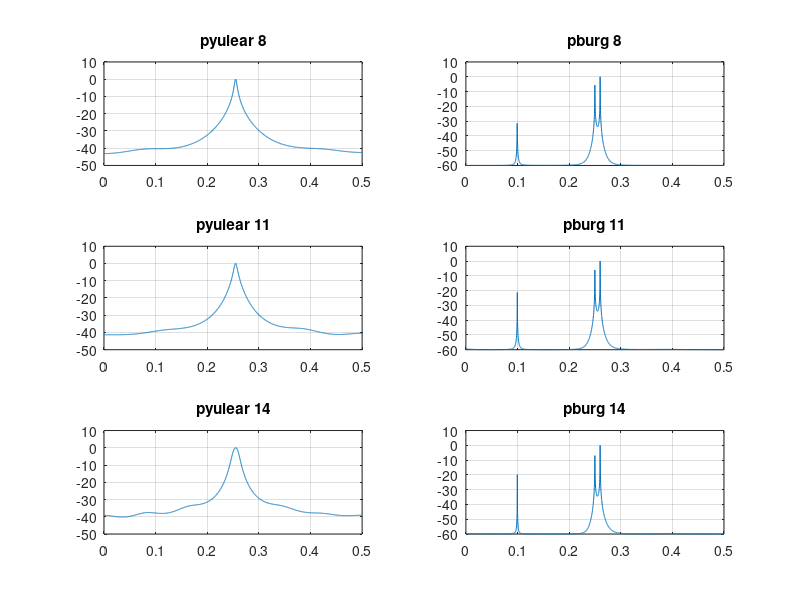

Source code (MATLAB): (Note: this script raises an error after producing the figure.)
clear all;
close all;

load testdat;
N=2048;
[xpsd,F]=pyulear(x,8,N,1);
pmax=max(xpsd);
xpsd=xpsd/pmax;
xpsd=10*log10(xpsd+0.000001);
figure('color','w');subplot(321);
plot(F,xpsd);grid on;
title('pyulear 8');

[xpsd,F]=pyulear(x,11,N,1);
pmax=max(xpsd);
xpsd=xpsd/pmax;
xpsd=10*log10(xpsd+0.000001);
subplot(323);
plot(F,xpsd);grid on;
title('pyulear 11');

[xpsd,F]=pyulear(x,14,N,1);
pmax=max(xpsd);
xpsd=xpsd/pmax;
xpsd=10*log10(xpsd+0.000001);
subplot(325);
plot(F,xpsd);grid on;
title('pyulear 14');

[xpsd,F]=pburg(x,8,N,1);
pmax=max(xpsd);
xpsd=xpsd/pmax;
xpsd=10*log10(xpsd+0.000001);
subplot(322);
plot(F,xpsd);grid on;
title('pburg 8');

[xpsd,F]=pburg(x,11,N,1);
pmax=max(xpsd);
xpsd=xpsd/pmax;
xpsd=10*log10(xpsd+0.000001);
subplot(324);
plot(F,xpsd);grid on;
title('pburg 11');


[xpsd,F]=pburg(x,14,N,1);
pmax=max(xpsd);
xpsd=xpsd/pmax;
xpsd=10*log10(xpsd+0.000001);
subplot(326);
plot(F,xpsd);grid on;
title('pburg 14');

figure;
[xpsd,W]=psd_arma(x,7,5,20,N,1);
pmax=max(xpsd);
xpsd=xpsd/pmax;
xpsd=10*log10(xpsd+0.000001);
plot(W(N/2+1:N),xpsd(N/2+1:N));grid on;
title("ARMA-PSD")